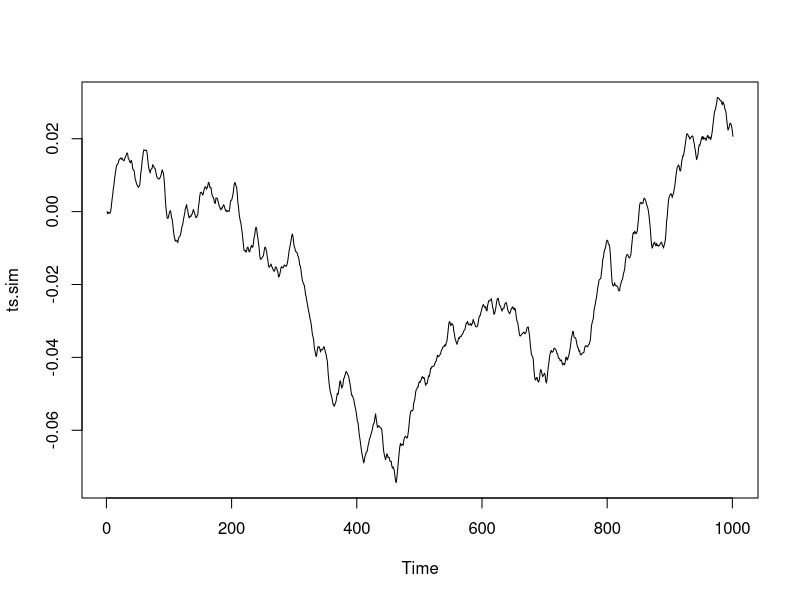

The R script that drew this image:
require(graphics)

arima.sim(n = 63, list(ar = c(0.8897, -0.4858), ma = c(-0.2279, 0.2488)),
          sd = sqrt(0.1796))
# mildly long-tailed
arima.sim(n = 63, list(ar = c(0.8897, -0.4858), ma = c(-0.2279, 0.2488)),
          rand.gen = function(n, ...) sqrt(0.1796) * rt(n, df = 5))

# An ARIMA simulation
ts.sim <- arima.sim(list(order = c(1,1,0), ar = 0.7), n = 1000)
ts.sim = ts.sim/sqrt(sum(ts.sim^2))
ts.plot(ts.sim)

write.table(ts.sim, "test_ts.csv", row.names=FALSE, col.names=FALSE)